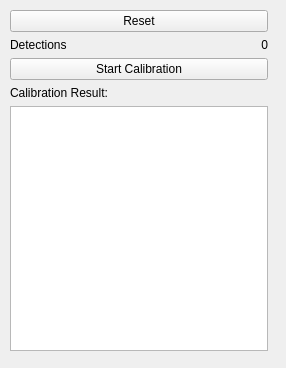
<?xml version="1.0" encoding="UTF-8"?>
<ui version="4.0">
 <class>QuadWidget</class>
 <widget class="QWidget" name="QuadWidget">
  <property name="geometry">
   <rect>
    <x>0</x>
    <y>0</y>
    <width>286</width>
    <height>368</height>
   </rect>
  </property>
  <property name="windowTitle">
   <string>DVS Calibration</string>
  </property>
  <widget class="QWidget" name="">
   <property name="geometry">
    <rect>
     <x>10</x>
     <y>10</y>
     <width>258</width>
     <height>341</height>
    </rect>
   </property>
   <layout class="QVBoxLayout" name="verticalLayout">
    <item>
     <widget class="QPushButton" name="button_reset">
      <property name="text">
       <string>Reset</string>
      </property>
     </widget>
    </item>
    <item>
     <layout class="QHBoxLayout" name="horizontalLayout">
      <item>
       <widget class="QLabel" name="label_3">
        <property name="text">
         <string>Detections</string>
        </property>
       </widget>
      </item>
      <item>
       <widget class="QLabel" name="numDetectionsLabel">
        <property name="text">
         <string>0</string>
        </property>
        <property name="alignment">
         <set>Qt::AlignRight|Qt::AlignTrailing|Qt::AlignVCenter</set>
        </property>
       </widget>
      </item>
     </layout>
    </item>
    <item>
     <widget class="QPushButton" name="button_start">
      <property name="text">
       <string>Start Calibration</string>
      </property>
     </widget>
    </item>
    <item>
     <widget class="QLabel" name="label_4">
      <property name="text">
       <string>Calibration Result:</string>
      </property>
     </widget>
    </item>
    <item>
     <widget class="QPlainTextEdit" name="calibrationResultText">
      <property name="undoRedoEnabled">
       <bool>false</bool>
      </property>
      <property name="textInteractionFlags">
       <set>Qt::TextSelectableByKeyboard|Qt::TextSelectableByMouse</set>
      </property>
     </widget>
    </item>
   </layout>
  </widget>
 </widget>
 <resources/>
 <connections/>
</ui>
